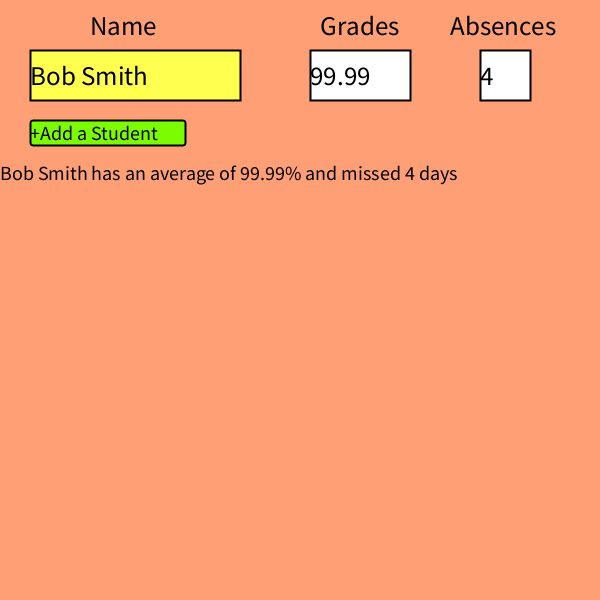
Frame 1 (no input)
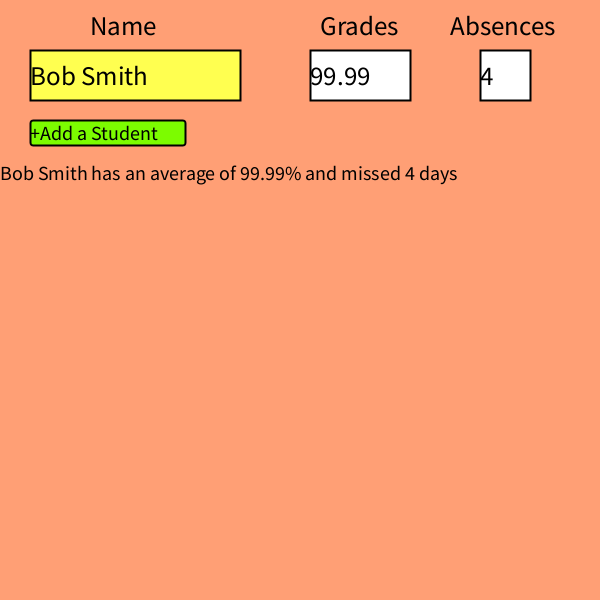
Frame 60 (the mouse pressed at the canvas centre just before this capture)
Frame 120 (the mouse held since frame 60 and released just before this capture): identical to frame 60, image omitted

The Processing sketch that drew these frames (run headless with seeded random() and noise(); from frame 60 on, the mouse is pressed at the canvas centre):

// Processing sketch: Data_Entry
// ── Data_Entry.pde
Student lastClickedRow = new Student(0);
int lastClickedColumn = 0;
int studentCount = 1; //more efficent than students.size()

void setup() {
  students.add(lastClickedRow);
  lastClickedRow.column = new boolean[]{true, false, false};
  lastClickedRow.name = "Bob Smith";
  lastClickedRow.grade = "99.99";
  lastClickedRow.absence = 4;
  size(600, 600);
}

void draw() {
  drawBackground();
  drawData(studentCount);
  if(studentCount < 7) {
    addStudent();
  }
  if(studentCount > 1) {
    deleteStudent();;
  }
  if(lastClickedRow != null) {
    if(lastClickedRow.name.length() > 0 && lastClickedRow.grade.length() > 0) {
      text(lastClickedRow.name + " has an average of " + lastClickedRow.grade + 
           "% and missed " + lastClickedRow.absence + " days", 0, 90 + studentCount * 90);
    }
  }
}
// ── GUI.pde
void drawData(int num){ //uses id to move boxes appropriately
  strokeWeight(2);
  for(int i = 0; i < num; i++) {
    students.get(i).display();
  }
}

void drawBackground() {
  background(255, 159, 117);
  
  fill(0);
  textAlign(LEFT);
  textSize(27);
  text("Name", 90, 35);
  text("Grades", 320, 35);
  text("Absences", 450, 35);
}
void addStudent() {
  fill(124, 252, 0);
  rect(30, 50 + studentCount * 70, 155, 25, 3);
  fill(0);
  textSize(20);
  text("+Add a Student", 30, 70 + studentCount * 70);
}

void deleteStudent() {
  fill(179, 58, 58);
  rect(220, 50 + studentCount * 70, 155, 25, 3);
  fill(0);
  textSize(20);
  text("-Delete Student", 220, 70 + studentCount * 70);
}
// ── Interaction.pde
void mouseClicked(){
  try{
    lastClickedRow.clearHighlight();
  } catch(NullPointerException e) {
    println("Nothing clicked.");
  }
  if(mouseY > 50 && mouseY < 50 + studentCount * 70) {
    for(int i = 0; i < studentCount; i++) {
      int start = 50 + i * 70;
      if(mouseY > start && mouseY < start + 50) {
        lastClickedRow = students.get(i);
        lastClickedColumn = lastClickedRow.row();
        break;
      }
    }
  } else {
    lastClickedRow = null;
  }
  
  int temp = 50 + studentCount * 70;
  if(mouseY > temp && mouseY < temp + 25) {
    if(mouseX > 30 && mouseX < 185) {
      students.add(new Student(studentCount));
      studentCount++;
    }
    if(mouseX > 220 && mouseX < 375) {//rect(220, 50 + studentCount * 70, 155, 25, 3);
      students.remove(studentCount - 1);
      studentCount--;
    }
  }
}

void keyPressed() {
  //for(Boolean
  if(lastClickedRow != null && lastClickedColumn > -1) {
    
    if(key == TAB) {
      lastClickedRow.clearHighlight(); //set all to false
      if(lastClickedColumn == 2) { //last column
        if(lastClickedRow.id == studentCount - 1) { //last row
          //loop back to first
          lastClickedRow = students.get(0);
          lastClickedRow.column = new boolean[]{true, false, false};
          lastClickedColumn = 0;
        } else{
          lastClickedRow = students.get(lastClickedRow.id + 1);
          lastClickedRow.column = new boolean[]{true, false, false};
          lastClickedColumn = 0;
        }
      } else{
        lastClickedColumn++;
        lastClickedRow.column[lastClickedColumn] = true;
      }
      
    } else{
      if(lastClickedColumn == 0) {
        lastClickedRow.changeName();
      } else if(lastClickedColumn == 1) {
        lastClickedRow.changeGrade();
      } else {
        lastClickedRow.changeAbsence();
      }
    }
  }
}
// ── Student.pde
public class Student {
  private String name;
  private String grade;
  private int absence, id;
  private boolean[] column = {false, false, false}; //keeps track of which is highlighted
 
  private Student(int id) { //default student
    this.name = "";
    this.grade = "";
    this.absence = 0;
    this.id = id;
  }
  
  public void display() {
    fill(255);
    if(column[0]) {
      fill(255, 255, 80);
    }
    rect(30, 50 + this.id * 70, 210, 50);
    fill(255);
    if(column[1]) {
      fill(255, 255, 80);
    }
    rect(310, 50 + this.id * 70, 100, 50);
    fill(255);
    if(column[2]) {
      fill(255, 255, 80);
    }
    rect(480, 50 + this.id * 70, 50, 50);
    fill(255);
    
    fill(0);
    text(this.name, 30, 85 + this.id * 70);
    text(this.grade, 310, 85 + this.id * 70);
    text(this.absence, 480, 85 + this.id * 70);
  }
  
  private int row() {
    if(this.checkName()) {
      return 0;
    } else if(this.checkGrade()) {
      return 1;
    } else if(this.checkAbsence()) {
      return 2;
    }
    return -1;
  }
  
  private boolean checkName() {
    if(mouseX > 30 && mouseX < 240) {
      column[0] = true;
      return true;
    }
    return false;
  }
  
  private boolean checkGrade() {
    if(mouseX > 310 && mouseX < 410) {
      column[1] = true;
      return true;
    }
    return false;
  }
  
  private boolean checkAbsence() { //rect(480, 50 + this.id * 70, 50, 50);
    if(mouseX > 480 && mouseX < 530) {
      column[2] = true;
      return true;
    }
    return false;
  }
  
  private void changeName() {
    if(Character.isLetter(key) || key == ' ') {
      if(this.name.length() < 15) {
        this.name = name + key;
      }
    } else if(key == BACKSPACE) {
      if(this.name.length() > 0) {
        this.name = this.name.substring(0, this.name.length() - 1);
      }
    }
  }

  private void changeGrade() {
    if(this.grade.length() < 6) {
      if(Character.isDigit(key)) {
        this.grade += key;
      } else if(key == '.') {
        if(this.grade.indexOf(".") < 0) {
          this.grade += ".";
        }
      }
    }
    if(key == BACKSPACE) {
      if(this.grade.length() > 0) {
        this.grade = this.grade.substring(0, this.grade.length() - 1);
      }
    }
  }
  
  private void changeAbsence() {
    if(Character.isDigit(key)) {
      int val = this.absence * 10 + Character.getNumericValue(key);
      if(val < 1000) {
        this.absence = val;
      }
    } else if (key == BACKSPACE && this.absence > 9){
      this.absence = int(str(this.absence).replaceFirst(".$", ""));
    } else if(key == BACKSPACE) {
      this.absence = 0;
    }
  }
  private void clearHighlight() {
    this.column = new boolean[]{false, false, false};
  }
}

ArrayList<Student> students = new ArrayList<Student>();
